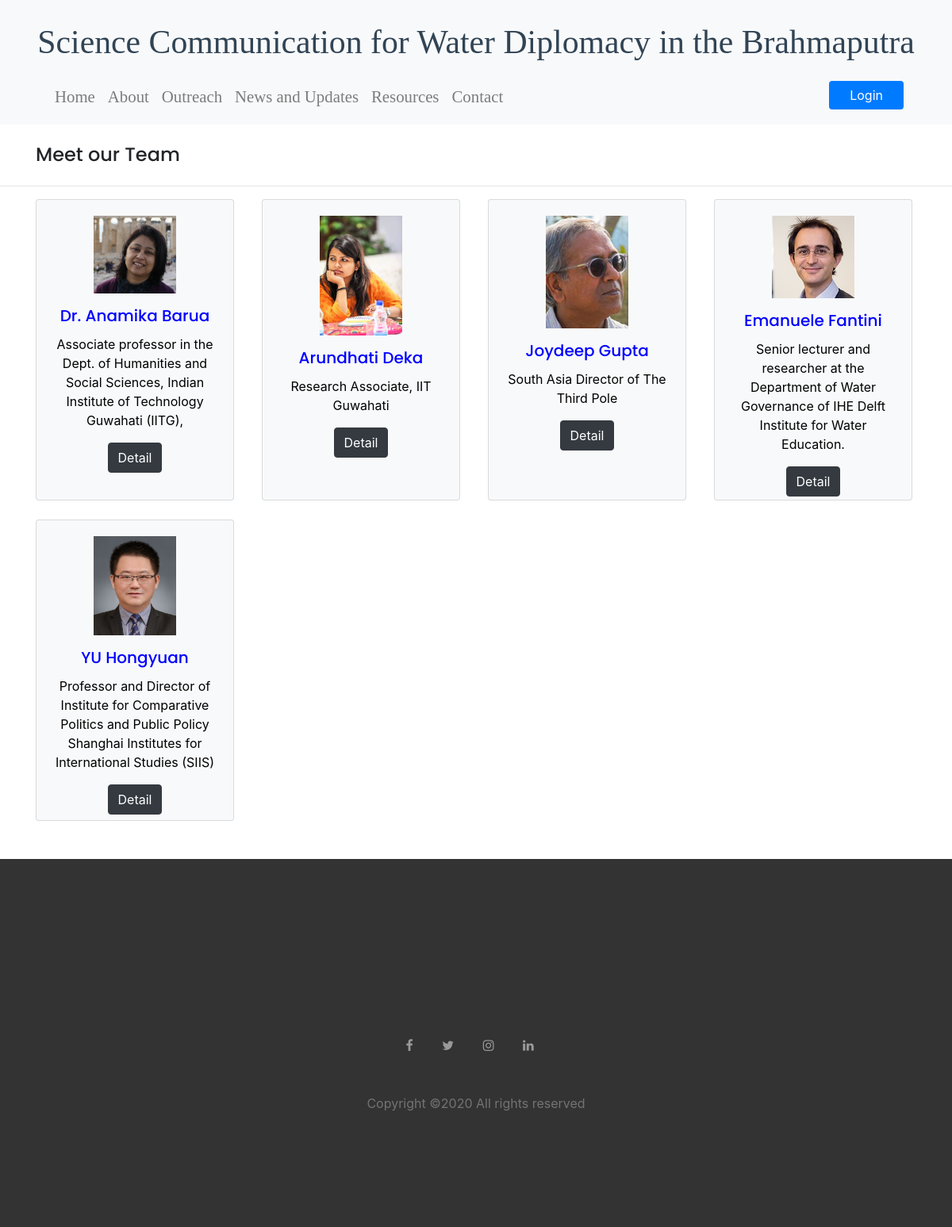
Screenshot of /teams/ with the database file from the repository.
### mainsite/models.py (models this page shows, shortened)
class team(models.Model):
    name = models.CharField(max_length = 100)
    image = models.ImageField(upload_to = 'images/', default = 'download.png')
    designation = models.CharField(max_length = 1500, default= None)
    information = models.TextField(max_length = 3000, default= None)

### mainsite/views.py (the view)
# urls.py: path('teams/',views.teams,name ='teams'),
def teams(request):
    tm = team.objects
    return render(request,'teams.html',{'tm':tm})

### mainsite/templates/teams.html (shortened to what this page needs)
{% extends 'base.html' %}
{% block ccd %}
{% load static %}
<div id="marine-content-inner">
      <div class="container">
      <div class="row">
        <div class="col-lg-6 col-md-6 col-sm-6">
          <br>
          <h4>Meet our Team</h4>
        </div>
        <div class="col-lg-6 col-md-6 col-sm-6">
          <br>
        </div>
      </div>
</div>
<hr>
     <div class = "container">
    <div class = "row">
            <div class="col-3">
                  <div class="card bg-light text-black" style = "height:380px ; width:250px;">
                    <div class="card-body text-center">
                      <p><img class=" img-fluid" src="/static/images/anamika.JPG" alt="card image" width = "50%" height = "50%" ></p>
                      <h5 class="card-title" style = "color:blue">Dr. Anamika Barua</h5>
                      <p>Associate professor in the Dept. of Humanities and Social Sciences, Indian Institute of Technology Guwahati (IITG),</p>
                      <a class="btn btn-dark" href="{%url 'mainsite:anamika' %}" role="button">Detail</a>
                    </div>
                  </div>
            </div>
     {%for member in tm.all%}
            <div class="col-3">
                <div class="frontside ">
                            <div class="card bg-light text-black" style = "height:380px ; width:250px;">
                                <div class="card-body text-center">
                                    <p><img class=" img-fluid" src="{{member.image.url}}" alt="card image" width = "50%" ></p>
                                    <h5 class="card-title" style = "color:blue">{{member.name}}</h5>
                                    <p>{{member.designation}}</p>
                                   <p><a class="btn btn-dark" href="{%url 'mainsite:detail' member.id %}" role="button">Detail</a>
                                    </p>
                                </div>
                            </div>
                </div>
                <br>
            </div>
        {%endfor%}
    </div>
    </div>
<br>
{%endblock%}

### static/css/style.css (style rules this page uses)
body { line-height: 1.7; color: #4d4d4d; font-weight: 300; font-size: 1rem; }
a { -webkit-transition: .3s all ease; -o-transition: .3s all ease; transition: .3s all ease; }
h1, h2, h3, h4, h5, .h1, .h2, .h3, .h4, .h5 { font-family: "Poppins", -apple-system, BlinkMacSystemFont, "Segoe UI", Roboto, "Helvetica Neue", Arial, sans-serif, "Apple Color Emoji", "Segoe UI Emoji", "Segoe UI Symbol", "Noto Color Emoji"; }
.text-black { color: #000 !important; }
.btn { border-radius: 0; }
.bg-light { background: #ccc; }

### rows the page displays
team: image (picture), name "Arundhati Deka", designation "Research Associate, IIT Guwahati"
team: image (picture), name "Joydeep Gupta", designation "South Asia Director of The Third Pole"
team: image (picture), name "Emanuele Fantini", designation "Senior lecturer and researcher at the Department of Water Governance of IHE Delft Institute for Water Education."
team: image (picture), name "YU Hongyuan", designation "Professor and Director of Institute for Comparative Politics and Public Policy Shanghai Institutes for International Studies (SIIS)"
